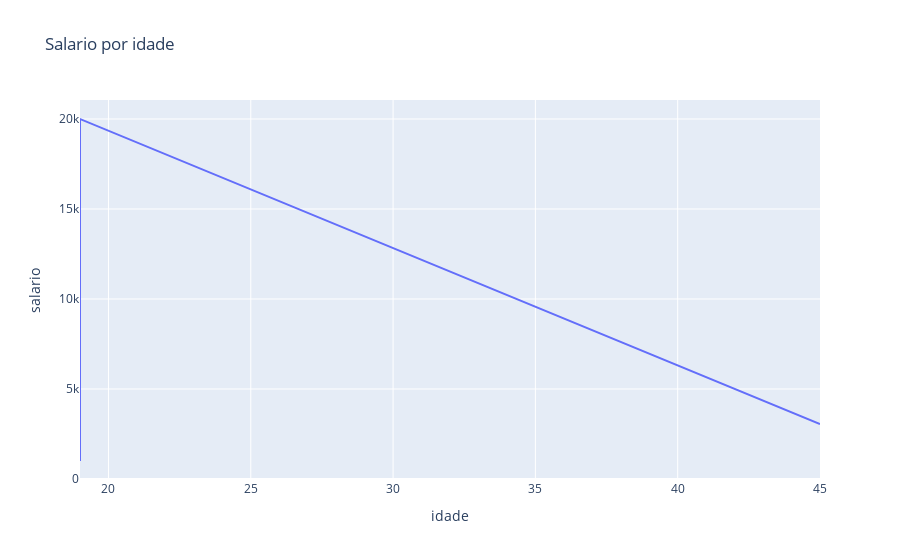

The notebook cell this image was saved under:
### Code cell
x_dicionario = df_dicionario['idade']
y_dicionario = df_dicionario['salario']

fig = px.line(df_dicionario,x=x_dicionario,y=y_dicionario,title='Salario por idade',line_shape=None)


fig.show()

### Figure 1 — Plotly figure (JSON) as saved in the notebook; plotly's stock layout.template omitted (floating-point values rounded to 4 significant figures)
{"data": [{"hovertemplate": "idade=%{x}<br>salario=%{y}<extra></extra>", "legendgroup": "", "line": {"color": "#636efa", "dash": "solid"}, "marker": {"symbol": "circle"}, "mode": "lines", "name": "", "orientation": "v", "showlegend": false, "type": "scatter", "x": [19, 19, 45], "xaxis": "x", "y": [1000, 20000, 3050], "yaxis": "y"}], "layout": {"legend": {"tracegroupgap": 0}, "title": {"text": "Salario por idade"}, "xaxis": {"anchor": "y", "domain": [0, 1], "title": {"text": "idade"}}, "yaxis": {"anchor": "x", "domain": [0, 1], "title": {"text": "salario"}}}}
